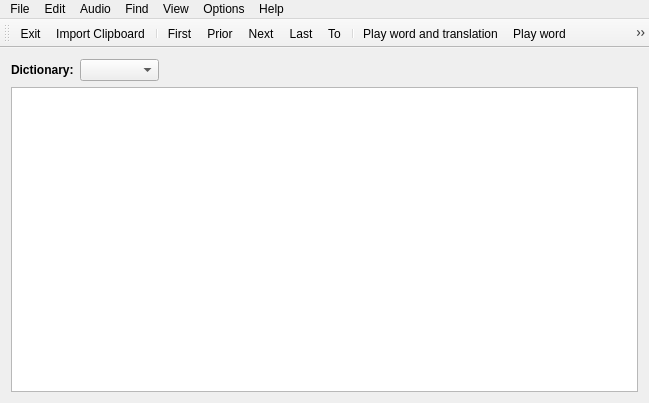
<?xml version="1.0" encoding="UTF-8"?>
<ui version="4.0">
 <class>CMainClass</class>
 <widget class="QMainWindow" name="CMainClass">
  <property name="enabled">
   <bool>true</bool>
  </property>
  <property name="geometry">
   <rect>
    <x>0</x>
    <y>0</y>
    <width>649</width>
    <height>403</height>
   </rect>
  </property>
  <property name="windowTitle">
   <string>CMain</string>
  </property>
  <widget class="QWidget" name="centralWidget">
   <layout class="QGridLayout" name="gridLayout">
    <item row="0" column="0">
     <layout class="QVBoxLayout" name="verticalLayout">
      <item>
       <layout class="QHBoxLayout" name="horizontalLayout">
        <item>
         <widget class="QLabel" name="label_2">
          <property name="text">
           <string>&lt;b&gt;Dictionary:&lt;/b&gt;</string>
          </property>
         </widget>
        </item>
        <item>
         <widget class="QComboBox" name="cboDictPath">
          <property name="font">
           <font>
            <weight>75</weight>
            <bold>true</bold>
           </font>
          </property>
         </widget>
        </item>
        <item>
         <widget class="QLabel" name="lblDictInfo">
          <property name="text">
           <string/>
          </property>
         </widget>
        </item>
        <item>
         <spacer name="horizontalSpacer">
          <property name="orientation">
           <enum>Qt::Horizontal</enum>
          </property>
          <property name="sizeHint" stdset="0">
           <size>
            <width>40</width>
            <height>20</height>
           </size>
          </property>
         </spacer>
        </item>
       </layout>
      </item>
      <item>
       <widget class="QTableView" name="tvInfo"/>
      </item>
     </layout>
    </item>
   </layout>
  </widget>
  <widget class="QMenuBar" name="menuBar">
   <property name="geometry">
    <rect>
     <x>0</x>
     <y>0</y>
     <width>649</width>
     <height>20</height>
    </rect>
   </property>
   <widget class="QMenu" name="menuFile">
    <property name="title">
     <string>File</string>
    </property>
    <addaction name="actFile_CreateDb"/>
    <addaction name="separator"/>
    <addaction name="actFile_ImportCsv"/>
    <addaction name="actFile_ImportClipboard"/>
    <addaction name="separator"/>
    <addaction name="actFile_ExportCsv"/>
    <addaction name="actFile_ExportPdf"/>
    <addaction name="separator"/>
    <addaction name="actFile_Exit"/>
   </widget>
   <widget class="QMenu" name="menuEdit">
    <property name="title">
     <string>Edit</string>
    </property>
    <addaction name="actEdit_First"/>
    <addaction name="actEdit_Prior"/>
    <addaction name="actEdit_Next"/>
    <addaction name="actEdit_Last"/>
    <addaction name="actEdit_To"/>
    <addaction name="separator"/>
    <addaction name="actEdit_Insert"/>
    <addaction name="actEdit_Delete"/>
    <addaction name="actEdit_Edit"/>
    <addaction name="separator"/>
   </widget>
   <widget class="QMenu" name="menuView">
    <property name="title">
     <string>View</string>
    </property>
    <addaction name="actView_ZoomIn"/>
    <addaction name="actView_ZoomOut"/>
    <addaction name="actView_ZoomDefault"/>
   </widget>
   <widget class="QMenu" name="menuOptions">
    <property name="title">
     <string>Options</string>
    </property>
    <addaction name="actOptions_Settings"/>
   </widget>
   <widget class="QMenu" name="menuHelp">
    <property name="title">
     <string>Help</string>
    </property>
    <addaction name="actHelp_Faq"/>
    <addaction name="actHelp_About"/>
   </widget>
   <widget class="QMenu" name="menuFind">
    <property name="title">
     <string>Find</string>
    </property>
    <addaction name="actFind_Search"/>
   </widget>
   <widget class="QMenu" name="menuAudio">
    <property name="title">
     <string>Audio</string>
    </property>
    <addaction name="actEdit_PlayWordTranslation"/>
    <addaction name="actEdit_PlayWord"/>
    <addaction name="actEdit_PlayTranslation"/>
   </widget>
   <addaction name="menuFile"/>
   <addaction name="menuEdit"/>
   <addaction name="menuAudio"/>
   <addaction name="menuFind"/>
   <addaction name="menuView"/>
   <addaction name="menuOptions"/>
   <addaction name="menuHelp"/>
  </widget>
  <widget class="QToolBar" name="toolBar">
   <property name="windowTitle">
    <string>toolBar</string>
   </property>
   <attribute name="toolBarArea">
    <enum>TopToolBarArea</enum>
   </attribute>
   <attribute name="toolBarBreak">
    <bool>false</bool>
   </attribute>
   <addaction name="actFile_Exit"/>
   <addaction name="actFile_ImportClipboard"/>
   <addaction name="separator"/>
   <addaction name="actEdit_First"/>
   <addaction name="actEdit_Prior"/>
   <addaction name="actEdit_Next"/>
   <addaction name="actEdit_Last"/>
   <addaction name="actEdit_To"/>
   <addaction name="separator"/>
   <addaction name="actEdit_PlayWordTranslation"/>
   <addaction name="actEdit_PlayWord"/>
   <addaction name="actEdit_PlayTranslation"/>
   <addaction name="separator"/>
   <addaction name="actEdit_Insert"/>
   <addaction name="actEdit_Delete"/>
   <addaction name="actEdit_Edit"/>
   <addaction name="separator"/>
   <addaction name="actFind_Search"/>
  </widget>
  <action name="actFile_CreateDb">
   <property name="icon">
    <iconset resource="../Resources/App.qrc">
     <normaloff>:/Menu/Menu/NewDB.bmp</normaloff>:/Menu/Menu/NewDB.bmp</iconset>
   </property>
   <property name="text">
    <string>Create Db...</string>
   </property>
  </action>
  <action name="actFile_ImportCsv">
   <property name="text">
    <string>Import CSV...</string>
   </property>
   <property name="toolTip">
    <string>Import CSV</string>
   </property>
  </action>
  <action name="actFile_ExportCsv">
   <property name="text">
    <string>Export CSV...</string>
   </property>
  </action>
  <action name="actFile_ExportPdf">
   <property name="text">
    <string>Export PDF...</string>
   </property>
  </action>
  <action name="actFile_Exit">
   <property name="icon">
    <iconset resource="../Resources/App.qrc">
     <normaloff>:/Menu/Menu/Exit.png</normaloff>:/Menu/Menu/Exit.png</iconset>
   </property>
   <property name="text">
    <string>Exit</string>
   </property>
  </action>
  <action name="actEdit_First">
   <property name="icon">
    <iconset resource="../Resources/App.qrc">
     <normaloff>:/Menu/Menu/First.png</normaloff>:/Menu/Menu/First.png</iconset>
   </property>
   <property name="text">
    <string>First</string>
   </property>
  </action>
  <action name="actEdit_Next">
   <property name="icon">
    <iconset resource="../Resources/App.qrc">
     <normaloff>:/Menu/Menu/Next.png</normaloff>:/Menu/Menu/Next.png</iconset>
   </property>
   <property name="text">
    <string>Next</string>
   </property>
  </action>
  <action name="actEdit_Last">
   <property name="icon">
    <iconset resource="../Resources/App.qrc">
     <normaloff>:/Menu/Menu/Last.png</normaloff>:/Menu/Menu/Last.png</iconset>
   </property>
   <property name="text">
    <string>Last</string>
   </property>
  </action>
  <action name="actEdit_Insert">
   <property name="icon">
    <iconset resource="../Resources/App.qrc">
     <normaloff>:/Menu/Menu/Insert.png</normaloff>:/Menu/Menu/Insert.png</iconset>
   </property>
   <property name="text">
    <string>Insert</string>
   </property>
  </action>
  <action name="actEdit_Delete">
   <property name="icon">
    <iconset resource="../Resources/App.qrc">
     <normaloff>:/Menu/Menu/Delete.png</normaloff>:/Menu/Menu/Delete.png</iconset>
   </property>
   <property name="text">
    <string>Delete</string>
   </property>
  </action>
  <action name="actEdit_Prior">
   <property name="icon">
    <iconset resource="../Resources/App.qrc">
     <normaloff>:/Menu/Menu/Prior.png</normaloff>:/Menu/Menu/Prior.png</iconset>
   </property>
   <property name="text">
    <string>Prior</string>
   </property>
  </action>
  <action name="actEdit_Edit">
   <property name="icon">
    <iconset resource="../Resources/App.qrc">
     <normaloff>:/Menu/Menu/Edit.png</normaloff>:/Menu/Menu/Edit.png</iconset>
   </property>
   <property name="text">
    <string>Edit</string>
   </property>
  </action>
  <action name="actFind_Search">
   <property name="icon">
    <iconset resource="../Resources/App.qrc">
     <normaloff>:/Menu/Menu/Search.png</normaloff>:/Menu/Menu/Search.png</iconset>
   </property>
   <property name="text">
    <string>Search...</string>
   </property>
  </action>
  <action name="actView_ZoomIn">
   <property name="text">
    <string>Zoom In</string>
   </property>
  </action>
  <action name="actView_ZoomOut">
   <property name="text">
    <string>Zoom Out</string>
   </property>
  </action>
  <action name="actView_ZoomDefault">
   <property name="text">
    <string>Zoom Default</string>
   </property>
  </action>
  <action name="actOptions_Settings">
   <property name="icon">
    <iconset resource="../Resources/App.qrc">
     <normaloff>:/Menu/Menu/Options.png</normaloff>:/Menu/Menu/Options.png</iconset>
   </property>
   <property name="text">
    <string>Settings...</string>
   </property>
  </action>
  <action name="actHelp_Faq">
   <property name="icon">
    <iconset resource="../Resources/App.qrc">
     <normaloff>:/Menu/Menu/Faq.png</normaloff>:/Menu/Menu/Faq.png</iconset>
   </property>
   <property name="text">
    <string>FAQ</string>
   </property>
   <property name="toolTip">
    <string>FAQ</string>
   </property>
  </action>
  <action name="actHelp_About">
   <property name="text">
    <string>About</string>
   </property>
  </action>
  <action name="actEdit_To">
   <property name="icon">
    <iconset resource="../Resources/App.qrc">
     <normaloff>:/Menu/Menu/GoTo.png</normaloff>:/Menu/Menu/GoTo.png</iconset>
   </property>
   <property name="text">
    <string>To...</string>
   </property>
  </action>
  <action name="actFile_ImportClipboard">
   <property name="icon">
    <iconset resource="../Resources/App.qrc">
     <normaloff>:/Menu/Menu/ImportClipboard.bmp</normaloff>:/Menu/Menu/ImportClipboard.bmp</iconset>
   </property>
   <property name="text">
    <string>Import Clipboard...</string>
   </property>
  </action>
  <action name="actEdit_PlayWord">
   <property name="icon">
    <iconset resource="../Resources/App.qrc">
     <normaloff>:/Menu/Menu/PlaySound.bmp</normaloff>:/Menu/Menu/PlaySound.bmp</iconset>
   </property>
   <property name="text">
    <string>Play word</string>
   </property>
   <property name="toolTip">
    <string>Play word</string>
   </property>
  </action>
  <action name="actEdit_PlayTranslation">
   <property name="icon">
    <iconset resource="../Resources/App.qrc">
     <normaloff>:/Menu/Menu/PlaySound.bmp</normaloff>:/Menu/Menu/PlaySound.bmp</iconset>
   </property>
   <property name="text">
    <string>Play translation</string>
   </property>
  </action>
  <action name="actEdit_PlayWordTranslation">
   <property name="icon">
    <iconset resource="../Resources/App.qrc">
     <normaloff>:/Menu/Menu/PlaySound.bmp</normaloff>:/Menu/Menu/PlaySound.bmp</iconset>
   </property>
   <property name="text">
    <string>Play word and translation</string>
   </property>
  </action>
 </widget>
 <layoutdefault spacing="6" margin="11"/>
 <resources>
  <include location="../Resources/App.qrc"/>
 </resources>
 <connections/>
</ui>
